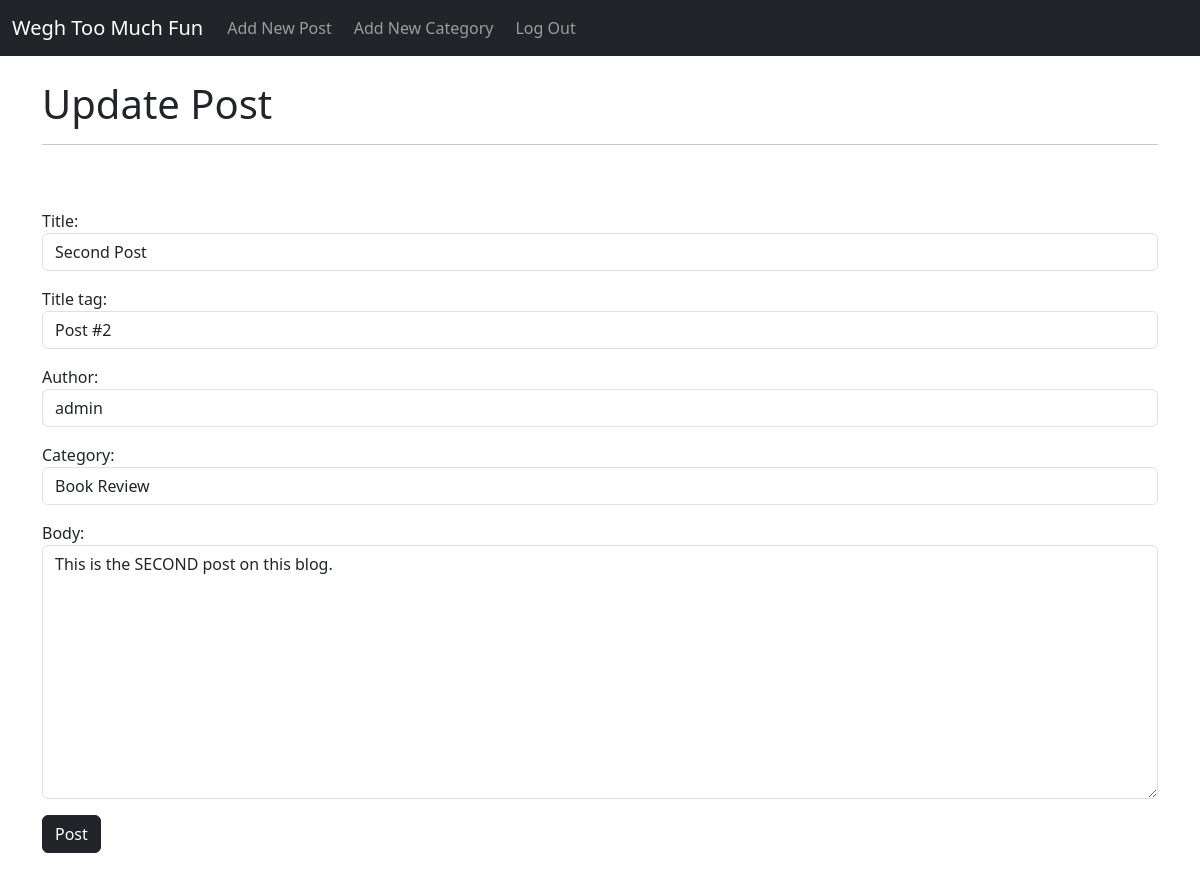
/article/2/edit (signed in), run on the app's committed database.
### theblog/models.py (models this page shows, shortened)
class Post(models.Model):
    title = models.CharField(max_length=255)
    title_tag = models.CharField(max_length=255)
    author = models.ForeignKey(User, on_delete=models.CASCADE)
    body = models.TextField()
    posting_date = models.DateField(auto_now_add=True)
    category = models.CharField(max_length=255, default='General')

### theblog/views.py (the view)
# urls.py: path('article/<int:pk>/edit', UpdatePostView.as_view(), name='update_post'),
class UpdatePostView(UpdateView):
    model = Post
    form_class = PostForm
    template_name = 'update_post.html'

### theblog/forms.py
class PostForm(forms.ModelForm):
    class Meta:
        model = Post
        fields = ('title', 'title_tag', 'author', 'category', 'body')
        widgets = {
            'title': forms.TextInput(attrs={'class': 'form-control'}),
            'title_tag': forms.TextInput(attrs={'class': 'form-control'}),
            'author': forms.Select(attrs={'class': 'form-control'}),
            'category': forms.Select(choices=choice_list, attrs={'class': 'form-control'}),
            'body': forms.Textarea(attrs={'class': 'form-control', 'placeholder': 'What do you want to say today, Matt?'}),
        }

### theblog/templates/update_post.html (shortened to what this page needs)
{% extends 'base.html' %}
{% block content %}
{% if user.is_authenticated %}
<h1>Update Post</h1>
<hr>
<br>
<br>
<div class="mb-3">
    <form method="POST">
        {{form.as_p}}
        <button class="btn btn-dark">Post</button>
    </form>
</div>
{% else %}
<h1> YOU CAN'T BE HERE! </h1>
{% endif %}
{% endblock %}

### data on the page
Post: title "Second Post", title_tag "Post #2", author "admin", category "Book Review", body "This is the SECOND post on this blog."
